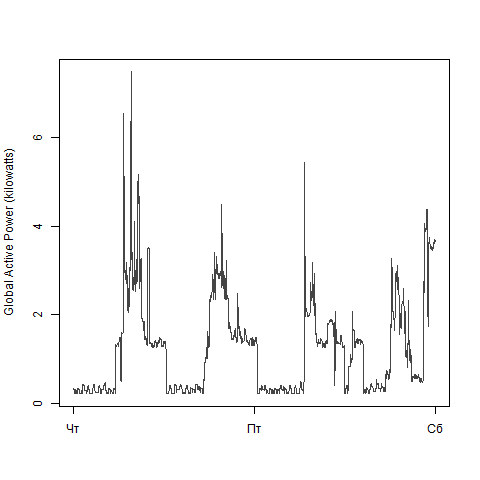

R code for this plot:
##Plot 2
library(datasets)
plot(hpc$date, hpc$activepower, type ="l", xlab = "", ylab = "Global Active Power (kilowatts)", col ="gray27")
dev.copy(png, file = "plot2.png")
dev.off()